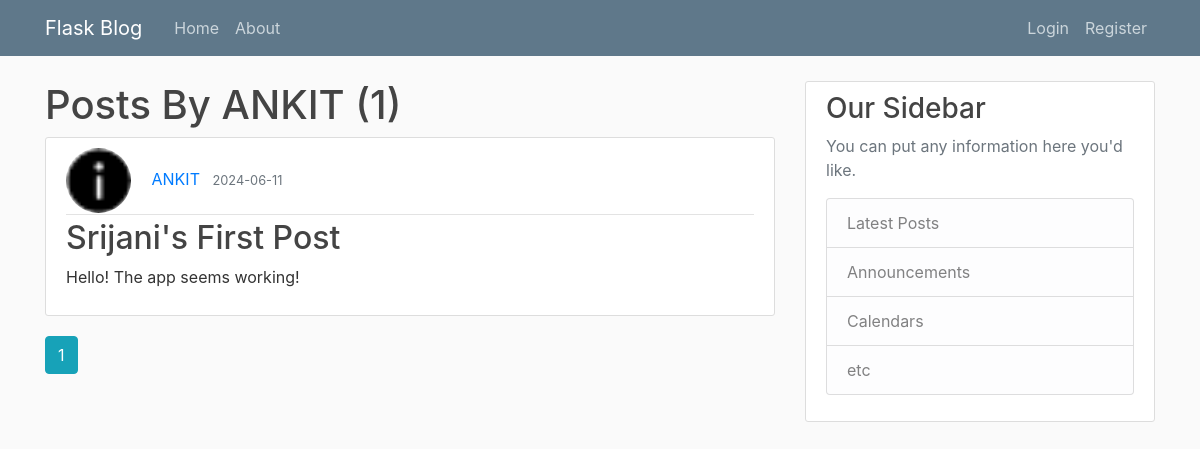
Before: /user/ANKIT with the older database file.
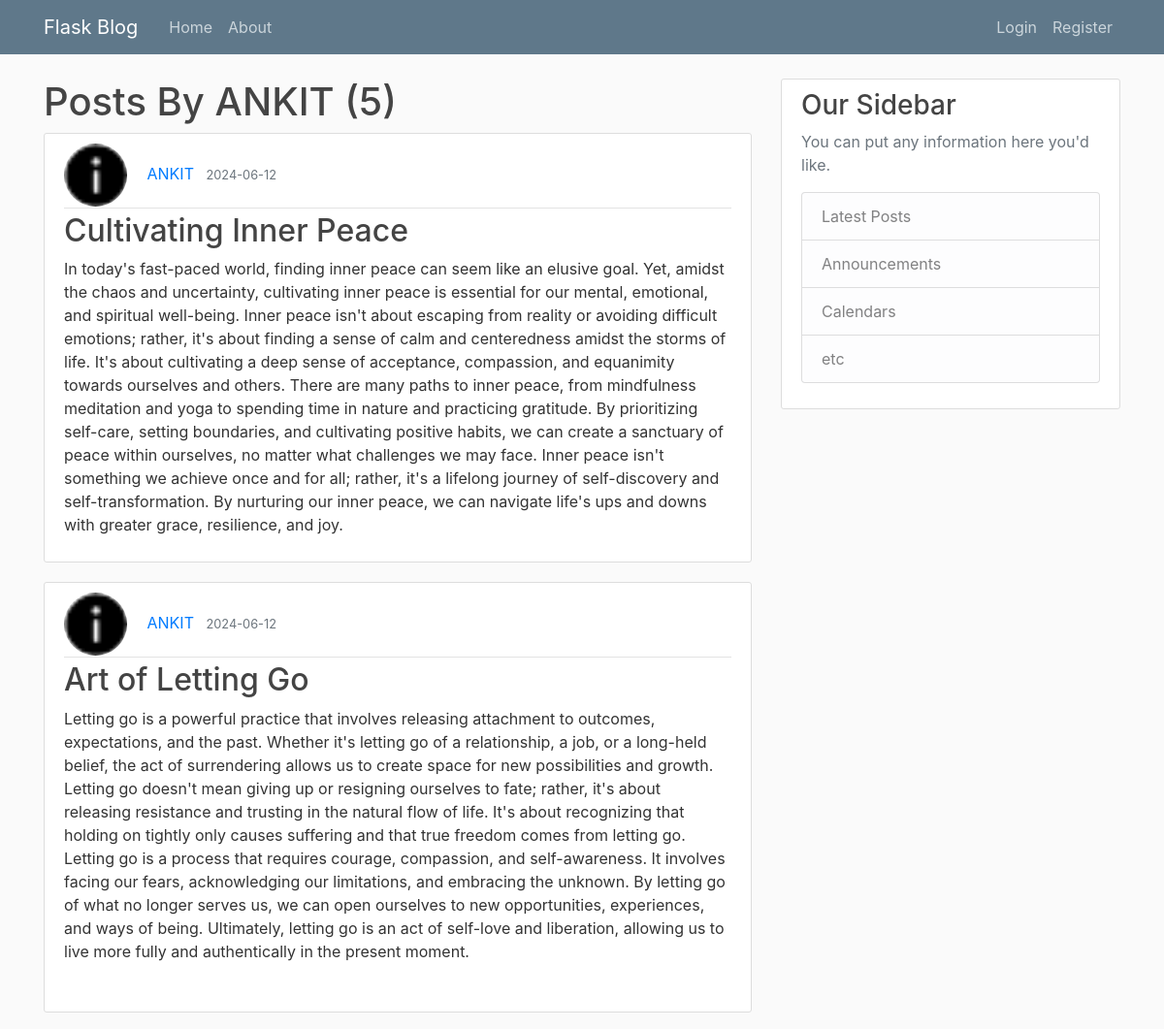
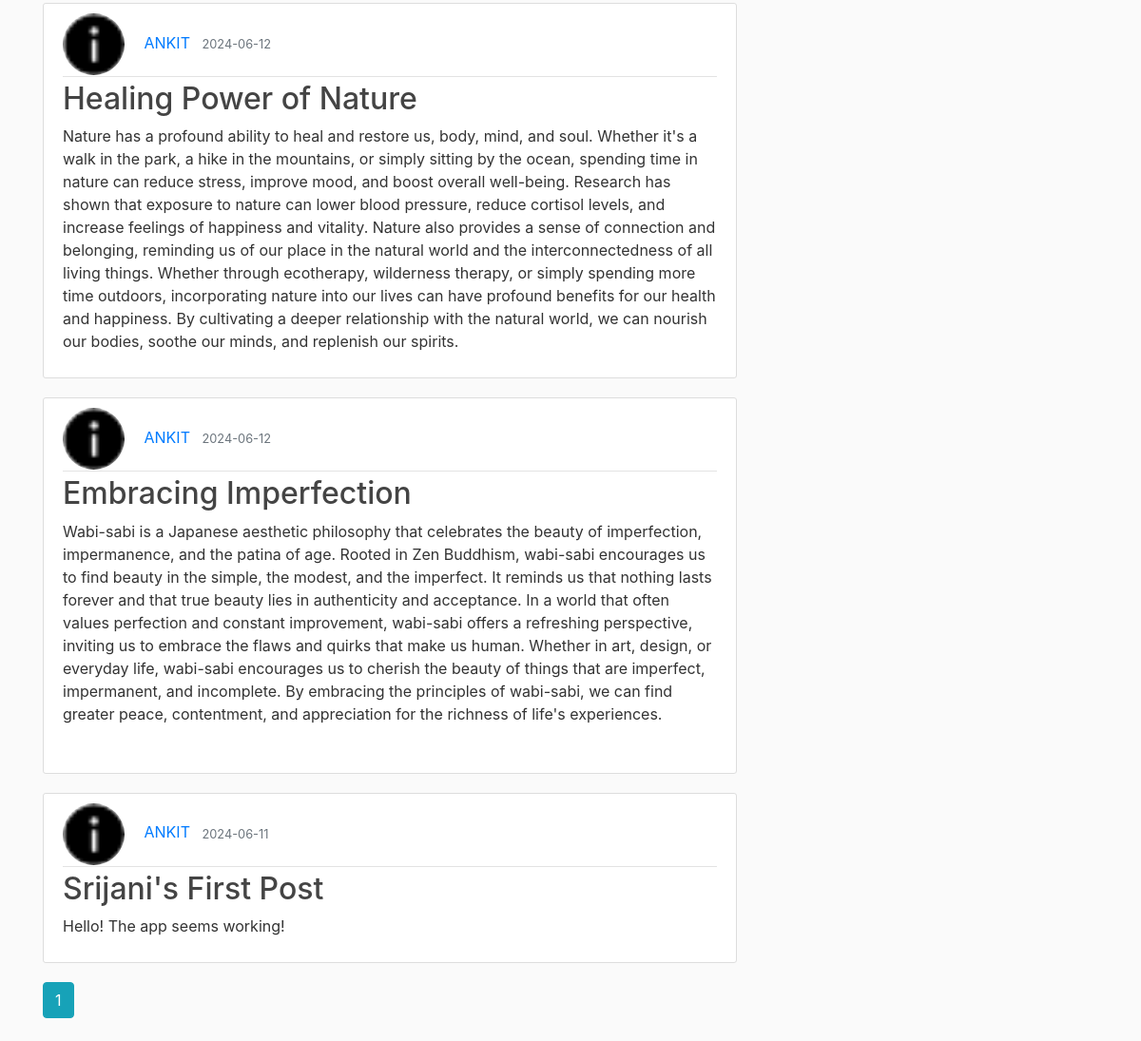
After: the same page with the newer database file (2 pictures, top to bottom).
### flaskblog/models.py (models this page shows, shortened)
class User(db.Model,UserMixin):
    id = db.Column(db.Integer, primary_key=True)
    username = db.Column(db.String(20), unique=True, nullable=False)
    email = db.Column(db.String(120), unique=True, nullable=False)
    image_file = db.Column(db.String(20), nullable=False, default='default.jpg')
    password = db.Column(db.String(60), nullable=False)
    posts = db.relationship('Post', backref='author', lazy=True)
    def __repr__(self):
        return f"User('{self.username}', '{self.email}', '{self.image_file}')"

class Post(db.Model):
    id = db.Column(db.Integer, primary_key=True)
    title = db.Column(db.String(100), nullable=False)
    date_posted = db.Column(db.DateTime, nullable=False, default=datetime.utcnow)
    content = db.Column(db.Text, nullable=False)
    user_id = db.Column(db.Integer, db.ForeignKey('user.id'), nullable=False)

### flaskblog/routes.py (the view)
@app.route("/user/<string:username>")
def user_posts(username):
    page = request.args.get('page', 1, type=int)
    user = User.query.filter_by(username=username).first_or_404()
    print(user)
    print(username)
    posts = Post.query.filter_by(author=user)\
        .order_by(Post.date_posted.desc())\
        .paginate(page=page, per_page=5)
    return render_template('user_posts.html', posts=posts, user=user)

### flaskblog/templates/user_posts.html
{% extends "layout.html" %}
{% block content %}
<h1> Posts By {{user.username}} ({{posts.total}}) </h1>
{% for post in posts.items %}
<article class="media content-section">
  <div class="media-body">
    <div class="article-metadata">
      <img class="rounded-circle article-img"
        src="{{ url_for('static', filename='profile_pics/' + post.author.image_file) }}">
        <a class="mr-2" href="{{ url_for('user_posts', username=post.author.username) }}">{{ post.author.username }}</a>
      <small class="text-muted">{{ post.date_posted.strftime('%Y-%m-%d')}}</small>
    </div>
    <h2><a class="article-title" href="{{ url_for('post', post_id=post.id) }}">{{ post.title }}</a></h2>
    <p class="article-content">{{ post.content }}</p>
  </div>
</article>
{% endfor %}
{% for page_num in posts.iter_pages(left_edge=1,right_edge=1,left_current=1,right_current=1) %}
{% if page_num %}
{% if posts.page == page_num %}
<a class="btn btn-info mb-4" href="{{ url_for('user_posts', username=user.username, page=page_num) }}">{{ page_num }}</a>
{% else %}
<a class="btn btn-outline-info mb-4" href="{{ url_for('user_posts', username=user.username, page=page_num) }}">{{ page_num }}</a>
{% endif %}
{% else %}
...
{% endif %}
{% endfor %}
{% endblock content %}

### flaskblog/templates/layout.html (shortened to what this page needs)
<!DOCTYPE html>
<html>
<head>
    <link rel="stylesheet" href="https://maxcdn.bootstrapcdn.com/bootstrap/4.0.0/css/bootstrap.min.css">
    <link rel="stylesheet" type="text/css" href="{{ url_for('static', filename='main.css') }}">
</head>
<body>
    <header class="site-header">
      <nav class="navbar navbar-expand-md navbar-dark bg-steel fixed-top">
        <div class="container">
          <a class="navbar-brand mr-4" href="/">Flask Blog</a>
          <div class="collapse navbar-collapse" id="navbarToggle">
            <div class="navbar-nav mr-auto">
              <a class="nav-item nav-link" href="/">Home</a>
              <a class="nav-item nav-link" href="/about">About</a>
            </div>
            <div class="navbar-nav">
              {% if current_user.is_authenticated %}
                <a class="nav-item nav-link" href="/logout">Logout</a>
                <a class="nav-item nav-link" href="/account">Account</a>
                <a class="nav-item nav-link" href="/post/new">New Post</a>
              {% else %}
                <a class="nav-item nav-link" href="/login">Login</a>
                <a class="nav-item nav-link" href="/register">Register</a>
              {% endif %}
            </div>
          </div>
        </div>
      </nav>
    </header>
    <main role="main" class="container">
      <div class="row">
        <div class="col-md-8">
        </div>
        <div class="col-md-8">
          {% block content %}{% endblock %}
        </div>
        <div class="col-md-4">
          <div class="content-section">
            <h3>Our Sidebar</h3>
            <p class='text-muted'>You can put any information here you'd like.
              <ul class="list-group">
                <li class="list-group-item list-group-item-light">Latest Posts</li>
                <li class="list-group-item list-group-item-light">Announcements</li>
                <li class="list-group-item list-group-item-light">Calendars</li>
                <li class="list-group-item list-group-item-light">etc</li>
              </ul>
            </p>
          </div>
        </div>
      </div>
    </main>
</body>
</html>

### flaskblog/static/main.css (style rules this page uses)
body { background: #fafafa; color: #333333; margin-top: 5rem; }
h1, h2, h3, h4, h5, h6 { color: #444444; }
.bg-steel { background-color: #5f788a; }
.site-header .navbar-nav .nav-link { color: #cbd5db; }
.content-section { background: #ffffff; padding: 10px 20px; border: 1px solid #dddddd; border-radius: 3px; margin-bottom: 20px; }
.article-title { color: #444444; }
.article-content { white-space: pre-line; }
.article-img { height: 65px; width: 65px; margin-right: 16px; }
.article-metadata { padding-bottom: 1px; margin-bottom: 4px; border-bottom: 1px solid #e3e3e3 }

Changed rows visible on the page:
added Post: image_file (picture), author.username "ANKIT", date_posted "2024-06-12", title "Cultivating Inner Peace", content "In today's fast-paced world, finding inner peace can seem like an elusive goal. Yet, amidst the chaos and uncertainty, cultivating inner peace is essential for our mental, emotional, and spiritual well-being. Inner peace isn't about escaping from reality or avoiding difficult emotions; rather, it's about finding a sense of calm and centeredness amidst the storms of life. It's about cultivating a deep sense of acceptance, compassion, and equanimity towards ourselves and others. There are many paths to inner peace, from mindfulness meditation and yoga to spending time in nature and practicing gratitude. By prioritizing self-care, setting boundaries, and cultivating positive habits, we can…"
added Post: image_file (picture), author.username "ANKIT", date_posted "2024-06-12", title "Art of Letting Go", content "Letting go is a powerful practice that involves releasing attachment to outcomes, expectations, and the past. Whether it's letting go of a relationship, a job, or a long-held belief, the act of surrendering allows us to create space for new possibilities and growth. Letting go doesn't mean giving up or resigning ourselves to fate; rather, it's about releasing resistance and trusting in the natural flow of life. It's about recognizing that holding on tightly only causes suffering and that true freedom comes from letting go. Letting go is a process that requires courage, compassion, and self-awareness. It involves facing our fears, acknowledging our limitations, and embracing the unknown. By…"
added Post: image_file (picture), author.username "ANKIT", date_posted "2024-06-12", title "Healing Power of Nature", content "Nature has a profound ability to heal and restore us, body, mind, and soul. Whether it's a walk in the park, a hike in the mountains, or simply sitting by the ocean, spending time in nature can reduce stress, improve mood, and boost overall well-being. Research has shown that exposure to nature can lower blood pressure, reduce cortisol levels, and increase feelings of happiness and vitality. Nature also provides a sense of connection and belonging, reminding us of our place in the natural world and the interconnectedness of all living things. Whether through ecotherapy, wilderness therapy, or simply spending more time outdoors, incorporating nature into our lives can have profound benefits…"
added Post: image_file (picture), author.username "ANKIT", date_posted "2024-06-12", title "Embracing Imperfection", content "Wabi-sabi is a Japanese aesthetic philosophy that celebrates the beauty of imperfection, impermanence, and the patina of age. Rooted in Zen Buddhism, wabi-sabi encourages us to find beauty in the simple, the modest, and the imperfect. It reminds us that nothing lasts forever and that true beauty lies in authenticity and acceptance. In a world that often values perfection and constant improvement, wabi-sabi offers a refreshing perspective, inviting us to embrace the flaws and quirks that make us human. Whether in art, design, or everyday life, wabi-sabi encourages us to cherish the beauty of things that are imperfect, impermanent, and incomplete. By embracing the principles of wabi-sabi, we…"
Other visible differences:
{{ posts.total }}: "1" → "5"
